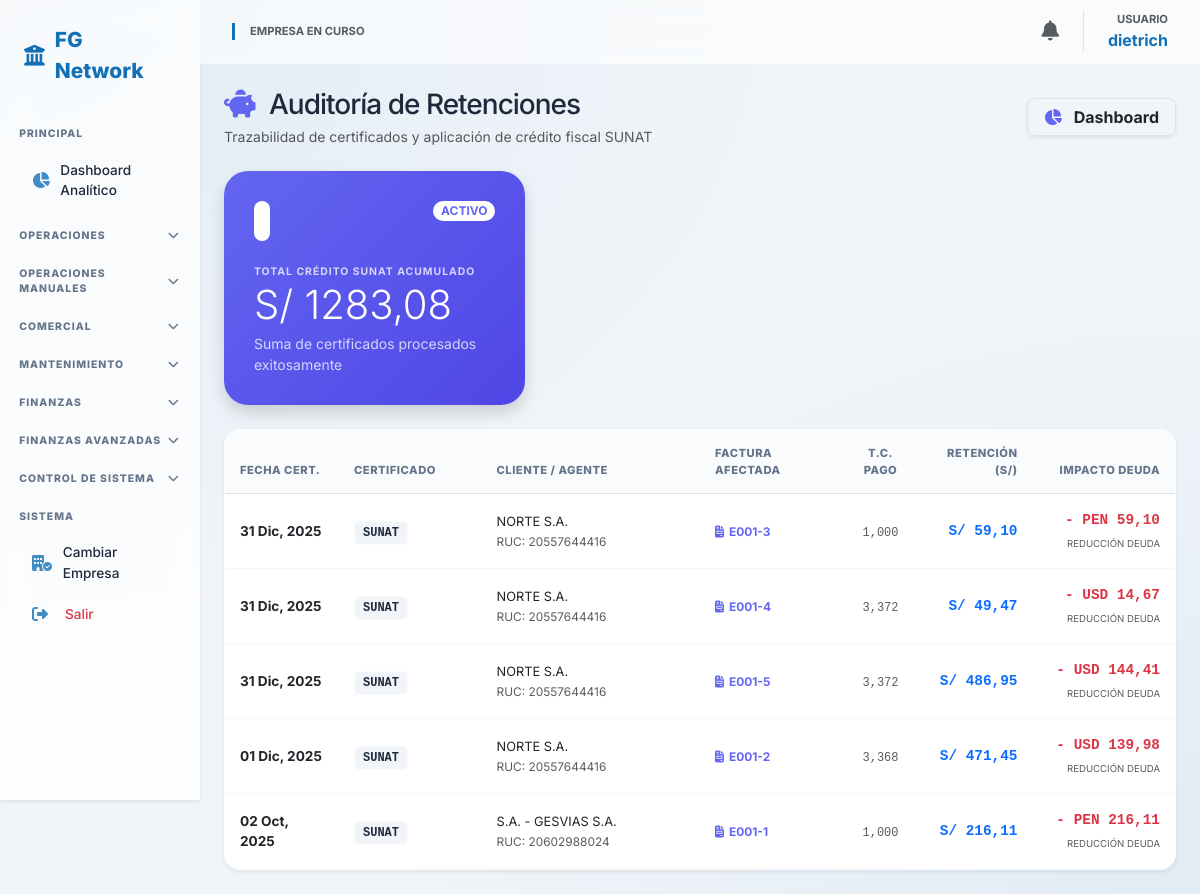
/sistema/auditoria-retenciones/ (signed in), run on the app's committed database.
### core/models.py (models this page shows, shortened)
class Usuario(AbstractUser):
    empresa_actual = models.ForeignKey(Empresa, on_delete=models.SET_NULL, null=True, blank=True, related_name='usuarios_activos')
    rol = models.ForeignKey(Rol, on_delete=models.PROTECT, null=True)
    empresas_permitidas = models.ManyToManyField(Empresa, related_name='personal')

class RetencionDetalle(models.Model):
    certificado = models.ForeignKey(CertificadoRetencion, on_delete=models.CASCADE, related_name='detalles')
    comprobante = models.ForeignKey(Comprobante, on_delete=models.CASCADE, limit_choices_to={'operacion': 'Venta'})
    monto_retencion_pen = models.DecimalField(max_digits=12, decimal_places=2) # Valor legal en Soles
    monto_descuento_moneda_origen = models.DecimalField(max_digits=12, decimal_places=2) # Valor para matar deuda ($)
    tipo_cambio_aplicado = models.DecimalField(max_digits=10, decimal_places=4) # El TC que usó el cliente

class CertificadoRetencion(models.Model):
    empresa = models.ForeignKey(Empresa, on_delete=models.CASCADE)
    agente_retencion = models.ForeignKey(Entidad, on_delete=models.PROTECT) # El cliente que te retuvo
    serie_numero = models.CharField(max_length=20) # Ej: E001-641
    fecha_emision = models.DateField()
    monto_total_pen = models.DecimalField(max_digits=12, decimal_places=2) # El total en Soles
    class Meta:
        verbose_name = "Certificado de Retención"
        verbose_name_plural = "Certificados de Retención"

class Entidad(models.Model):
    TIPO_CHOICES = [('Proveedor', 'Proveedor'), ('Cliente', 'Cliente'), ('Ambos', 'Ambos')]
    DOC_CHOICES = [('RUC', 'RUC'), ('DNI', 'DNI')]
    empresa = models.ForeignKey(Empresa, on_delete=models.CASCADE)
    tipo_entidad = models.CharField(max_length=20, choices=TIPO_CHOICES)
    tipo_documento = models.CharField(max_length=10, choices=DOC_CHOICES)
    numero_documento = models.CharField(max_length=20) # Único por empresa logicamente
    nombre_razon_social = models.CharField(max_length=200)
    direccion = models.TextField(null=True, blank=True)

class Comprobante(models.Model):
    OP_CHOICES = [
        ('Compra', 'Compra'),
        ('Venta', 'Venta')]
    DOC_TIPOS = [
        ('Factura', 'Factura'),
        ('Boleta', 'Boleta'),
        ('Recibo', 'Recibo / Nota de Venta'),
        ('Otros', 'Otros (AliExpress/Amazon)')]
    empresa = models.ForeignKey(Empresa, on_delete=models.CASCADE)
    entidad = models.ForeignKey(Entidad, on_delete=models.PROTECT)
    tipo_documento = models.CharField(max_length=20, choices=DOC_TIPOS)
    operacion = models.CharField(max_length=20, choices=OP_CHOICES)
    serie = models.CharField(max_length=10)
    numero = models.CharField(max_length=20)
    fecha_emision = models.DateField()
    moneda = models.CharField(max_length=3, default='PEN')
    tipo_cambio = models.DecimalField(max_digits=10, decimal_places=3, default=1.0)
    subtotal = models.DecimalField(max_digits=12, decimal_places=2)
    igv = models.DecimalField(max_digits=12, decimal_places=2)
    total = models.DecimalField(max_digits=12, decimal_places=2)
    estado_sunat = models.CharField(max_length=20, default='PENDIENTE')
    es_escudo_tributario = models.BooleanField(default=False)
    es_flete = models.BooleanField(default=False)
    comprobante_asociado = models.ForeignKey('self', on_delete=models.SET_NULL, null=True, blank=True)

### core/views.py (the view)
# urls.py: path('sistema/auditoria-retenciones/', views.trazabilidad_retenciones, name='trazabilidad_retenciones'),
@login_required
def trazabilidad_retenciones(request):
    emp_id = int(request.session.get('empresa_id'))
    detalles = RetencionDetalle.objects.filter(
        certificado__empresa_id=emp_id
    ).order_by('-certificado__fecha_emision')
    total_soles = detalles.aggregate(Sum('monto_retencion_pen'))['monto_retencion_pen__sum'] or 0
    return render(request, 'core/trazabilidad_retenciones.html', {
        'detalles': detalles,
        'total_soles': total_soles
    })

### core/context_processors.py (called while the page is built)
def global_context(request):
    context = {
        'n_count': 0,
        'n_alertas': [],
        'user_permisos': {}
    }
    if request.user.is_authenticated:
        emp_id = request.session.get('empresa_id')
        if emp_id:
            context['n_count'] = Notificacion.objects.filter(empresa_id=emp_id, leida=False).count()
            context['n_alertas'] = Notificacion.objects.filter(empresa_id=emp_id, leida=False)[:5]
        if hasattr(request.user, 'rol') and request.user.rol:
            context['user_permisos'] = request.user.rol.permisos
    return context

### core/templates/core/trazabilidad_retenciones.html (shortened to what this page needs)
{% extends 'core/base.html' %}
{% block content %}
<div class="dashboard-container">
    <div class="d-flex flex-column flex-md-row justify-content-between align-items-md-center mb-4 gap-3">
        <div>
            <h3 class="fw-800 mb-1" style="color: var(--text-dark); letter-spacing: -1px;">
                <i class="fa-solid fa-piggy-bank text-indigo me-2" style="color: var(--retencion-main);"></i> Auditoría de Retenciones
            </h3>
            <p class="text-muted small mb-0">Trazabilidad de certificados y aplicación de crédito fiscal SUNAT</p>
        </div>
        <a href="{% url 'dashboard' %}" class="btn btn-white border shadow-sm rounded-3 px-3 fw-bold small">
            <i class="fa-solid fa-chart-pie me-2 text-indigo" style="color: var(--retencion-main);"></i> Dashboard
        </a>
    </div>
    <div class="row mb-4">
        <div class="col-lg-4 col-md-6">
            <div class="retencion-hero shadow">
                <div class="d-flex justify-content-between align-items-start mb-3">
                    <div class="bg-white bg-opacity-20 rounded-3 p-2">
                    </div>
                    <span class="badge bg-white text-indigo rounded-pill small fw-bold" style="color: var(--retencion-main) !important;">ACTIVO</span>
                </div>
                <small class="text-uppercase fw-bold opacity-75" style="font-size: 0.65rem; letter-spacing: 1px;">Total Crédito SUNAT Acumulado</small>
                <h2 class="display-6 fw-800 mb-1">S/ {{ total_soles|floatformat:2 }}</h2>
                <p class="small mb-0 opacity-75">Suma de certificados procesados exitosamente</p>
            </div>
        </div>
    </div>
    <div class="glass-card p-0 overflow-hidden shadow-sm">
        <div class="table-responsive">
            <table class="table table-modern-audit mb-0">
                <thead>
                    <tr>
                        <th style="width: 12%;">Fecha Cert.</th>
                        <th style="width: 15%;">Certificado</th>
                        <th style="width: 23%;">Cliente / Agente</th>
                        <th style="width: 15%;">Factura Afectada</th>
                        <th style="width: 8%; text-align: center;">T.C. Pago</th>
                        <th style="width: 12%; text-align: right;">Retención (S/)</th>
                        <th style="width: 15%; text-align: right;">Impacto Deuda</th>
                    </tr>
                </thead>
                <tbody>
                    {% for d in detalles %}
                    <tr>
                        <td>
                            <div class="fw-bold text-dark">{{ d.certificado.fecha_emision|date:"d M, Y" }}</div>
                        </td>
                        <td>
                            <span class="cert-badge">{{ d.certificado.serie_numero }}</span>
                        </td>
                        <td>
                            <div class="fw-800 text-dark" style="font-size: 0.8rem;">
                                {{ d.certificado.agente_retencion.nombre_razon_social|truncatechars:35 }}
                            </div>
                            <small class="text-muted">RUC: {{ d.certificado.agente_retencion.numero_documento }}</small>
                        </td>
                        <td>
                            <a href="#" class="invoice-link small">
                                <i class="fa-solid fa-file-invoice"></i> {{ d.comprobante.serie }}-{{ d.comprobante.numero }}
                            </a>
                        </td>
                        <td class="text-center">
                            <code class="text-muted" style="font-size: 0.75rem;">{{ d.tipo_cambio_aplicado|floatformat:3 }}</code>
                        </td>
                        <td class="text-end">
                            <div class="mono-num text-primary" style="font-size: 0.9rem;">
                                S/ {{ d.monto_retencion_pen|floatformat:2 }}
                            </div>
                        </td>
                        <td class="text-end">
                            <div class="mono-num text-danger" style="font-size: 0.9rem;">
                                - {{ d.comprobante.moneda }} {{ d.monto_descuento_moneda_origen|floatformat:2 }}
                            </div>
                            <small class="text-muted" style="font-size: 0.6rem;">REDUCCIÓN DEUDA</small>
                        </td>
                    </tr>
                    {% endfor %}
                </tbody>
            </table>
        </div>
    </div>
</div>
{% endblock %}

### core/templates/core/base.html (shortened to what this page needs)
<!DOCTYPE html>
<html lang="es">
<head>
    <link href="https://cdn.jsdelivr.net/npm/bootstrap@5.3.0/dist/css/bootstrap.min.css" rel="stylesheet">
    <link rel="stylesheet" href="https://cdnjs.cloudflare.com/ajax/libs/font-awesome/6.4.2/css/all.min.css">
</head>
<body>
<div class="container-fluid p-0">
    <div class="row g-0">
        <nav class="col-md-2 sidebar d-none d-md-block shadow-sm">
            <div class="sidebar-brand">
                <i class="fa-solid fa-building-columns"></i> FG Network
            </div>
            <div class="menu-header">PRINCIPAL</div>
            <a href="{% url 'dashboard' %}" class="nav-link-item">
                <i class="fa-solid fa-chart-pie"></i> Dashboard Analítico
            </a>
            <div class="menu-header" data-bs-toggle="collapse" data-bs-target="#menuOperaciones">
                OPERACIONES <i class="fa-solid fa-chevron-down chevron"></i>
            </div>
            <div class="menu-header" data-bs-toggle="collapse" data-bs-target="#menuManuales">
                OPERACIONES MANUALES <i class="fa-solid fa-chevron-down chevron"></i>
            </div>
            <div class="menu-header" data-bs-toggle="collapse" data-bs-target="#menuCotizaciones">
                COMERCIAL <i class="fa-solid fa-chevron-down chevron"></i>
            </div>
            <div class="menu-header" data-bs-toggle="collapse" data-bs-target="#menuMantenimiento">
                MANTENIMIENTO <i class="fa-solid fa-chevron-down chevron"></i>
            </div>
            <div class="menu-header" data-bs-toggle="collapse" data-bs-target="#menuFinanzas">
                FINANZAS <i class="fa-solid fa-chevron-down chevron"></i>
            </div>
            <div class="menu-header" data-bs-toggle="collapse" data-bs-target="#menuFinanzasAv">
                FINANZAS AVANZADAS <i class="fa-solid fa-chevron-down chevron"></i>
            </div>
            <div class="menu-header" data-bs-toggle="collapse" data-bs-target="#menuControl">
                CONTROL DE SISTEMA <i class="fa-solid fa-chevron-down chevron"></i>
            </div>
            <div class="menu-header">SISTEMA</div>
            <a href="{% url 'seleccionar_empresa' %}" class="nav-link-item"><i class="fa-solid fa-building-circle-check"></i> Cambiar Empresa</a>
            <a href="{% url 'logout' %}" class="text-danger"><i class="fa-solid fa-right-from-bracket"></i> Salir</a>
        </nav>
        <main class="col-md-10 main-content">
            <nav class="navbar d-flex justify-content-between sticky-top">
                <div class="d-flex align-items-center gap-3">
                    <div style="border-left: 3px solid var(--primary); padding-left: 15px;">
                        <span class="text-muted small d-block" style="font-size: 0.7rem; font-weight: 700; text-transform: uppercase;">Empresa en curso</span>
                    </div>
                </div>
                <div class="d-flex align-items-center gap-4">
                    <div class="dropdown">
                        <a href="#" class="text-muted position-relative" data-bs-toggle="dropdown">
                            <i class="fa-solid fa-bell fs-5"></i>
                        </a>
                    </div>
                    <div class="text-end border-start ps-4">
                        <span class="text-muted small d-block" style="font-size: 0.7rem; font-weight: 700;">USUARIO</span>
                        <span class="fw-bold" style="color: var(--primary);">{{ user.username }}</span>
                    </div>
                </div>
            </nav>
            <div class="p-4">
                {% block content %}{% endblock %}
            </div>
        </main>
    </div>
</div>
</body>
</html>

### core/templates/core/base.html (style rules this page uses)
:root { --primary: #1370b6; --primary-soft: rgba(19, 112, 182, 0.08); --glass-white: rgba(255, 255, 255, 0.75); --glass-border: rgba(255, 255, 255, 0.5); --text-dark: #1e293b; --text-muted: #64748b; --bg-fintech: #f1f5f9; }
body { background-color: var(--bg-fintech); background-image: radial-gradient(at 0% 0%, rgba(19, 112, 182, 0.07) 0px, transparent 50%), radial-gradient(at 100% 100%, rgba(19, 112, 182, 0.07) 0px, transparent 50%); background-attachment: fixed; font-family: 'Inter', sans-serif; color: var(--text-dark); margin: 0; }
.sidebar { background: var(--glass-white); backdrop-filter: blur(15px); -webkit-backdrop-filter: blur(15px); border-right: 1px solid var(--glass-border); height: 100vh; position: fixed; overflow-y: auto; z-index: 1000; padding-bottom: 50px; }
.sidebar-brand { padding: 1.5rem; font-weight: 800; color: var(--primary); font-size: 1.3rem; display: flex; align-items: center; gap: 10px; }
.menu-header { padding: 1rem 1.2rem 0.4rem; font-size: 0.65rem; font-weight: 800; text-transform: uppercase; color: var(--text-muted); letter-spacing: 1px; display: flex; justify-content: space-between; align-items: center; cursor: pointer; transition: all 0.2s; }
.sidebar a { color: var(--text-dark); text-decoration: none; padding: 0.6rem 1.2rem; display: flex; align-items: center; font-size: 0.85rem; font-weight: 500; border-radius: 8px; margin: 0.1rem 0.8rem; transition: all 0.2s ease; }
.sidebar a i { width: 25px; font-size: 1rem; margin-right: 8px; color: var(--primary); opacity: 0.8; }
.navbar { background: rgba(255, 255, 255, 0.6) !important; backdrop-filter: blur(10px); -webkit-backdrop-filter: blur(10px); border-bottom: 1px solid var(--glass-border); padding: 0.7rem 2rem; }
.main-content { margin-left: 16.666667%; min-height: 100vh; }
.menu-header i.chevron { transition: transform 0.3s ease; font-size: 0.7rem; }
.glass-card { background: var(--glass-white); backdrop-filter: blur(10px); border-radius: 16px; border: 1px solid var(--glass-border); box-shadow: 0 10px 30px rgba(0,0,0,0.03); padding: 20px; }

### core/templates/core/trazabilidad_retenciones.html (style rules this page uses)
:root { --retencion-main: #6366f1; --retencion-soft: rgba(99, 102, 241, 0.1); }
.retencion-hero { background: linear-gradient(135deg, var(--retencion-main) 0%, #4f46e5 100%); border-radius: 24px; padding: 30px; color: white; box-shadow: 0 10px 20px rgba(99, 102, 241, 0.2); }
.table-modern-audit thead th { background: rgba(248, 250, 252, 0.5); color: var(--text-muted); font-size: 0.7rem; text-transform: uppercase; font-weight: 800; letter-spacing: 0.5px; padding: 15px; }
.table-modern-audit tbody td { padding: 16px 15px; vertical-align: middle; border-bottom: 1px solid rgba(0,0,0,0.03); font-size: 0.85rem; }
.cert-badge { font-family: 'Monaco', 'Consolas', monospace; background: #f1f5f9; color: var(--text-dark); border: 1px solid var(--glass-border); padding: 4px 8px; border-radius: 6px; font-weight: 600; font-size: 0.75rem; }
.mono-num { font-family: 'Monaco', 'Consolas', monospace; font-weight: 700; }
.invoice-link { color: var(--retencion-main); font-weight: 700; text-decoration: none; display: inline-flex; align-items: center; gap: 5px; }

### data on the page
Usuario: username "dietrich"
RetencionDetalle: certificado.fecha_emision "31 Dic, 2025", certificado.serie_numero "SUNAT", certificado.agente_retencion.nombre_razon_social "NORTE S.A.", certificado.agente_retencion.numero_documento "20557644416", comprobante.serie "E001", comprobante.numero "3", tipo_cambio_aplicado "1,000", monto_retencion_pen "59,10", comprobante.moneda "PEN", monto_descuento_moneda_origen "59,10"
RetencionDetalle: certificado.fecha_emision "31 Dic, 2025", certificado.serie_numero "SUNAT", certificado.agente_retencion.nombre_razon_social "NORTE S.A.", certificado.agente_retencion.numero_documento "20557644416", comprobante.serie "E001", comprobante.numero "4", tipo_cambio_aplicado "3,372", monto_retencion_pen "49,47", comprobante.moneda "USD", monto_descuento_moneda_origen "14,67"
RetencionDetalle: certificado.fecha_emision "31 Dic, 2025", certificado.serie_numero "SUNAT", certificado.agente_retencion.nombre_razon_social "NORTE S.A.", certificado.agente_retencion.numero_documento "20557644416", comprobante.serie "E001", comprobante.numero "5", tipo_cambio_aplicado "3,372", monto_retencion_pen "486,95", comprobante.moneda "USD", monto_descuento_moneda_origen "144,41"
RetencionDetalle: certificado.fecha_emision "01 Dic, 2025", certificado.serie_numero "SUNAT", certificado.agente_retencion.nombre_razon_social "NORTE S.A.", certificado.agente_retencion.numero_documento "20557644416", comprobante.serie "E001", comprobante.numero "2", tipo_cambio_aplicado "3,368", monto_retencion_pen "471,45", comprobante.moneda "USD", monto_descuento_moneda_origen "139,98"
RetencionDetalle: certificado.fecha_emision "02 Oct, 2025", certificado.serie_numero "SUNAT", certificado.agente_retencion.nombre_razon_social "S.A. - GESVIAS S.A.", certificado.agente_retencion.numero_documento "20602988024", comprobante.serie "E001", comprobante.numero "1", tipo_cambio_aplicado "1,000", monto_retencion_pen "216,11", comprobante.moneda "PEN", monto_descuento_moneda_origen "216,11"

### other printed values
{{ total_soles|floatformat:2 }} "1283,08"
